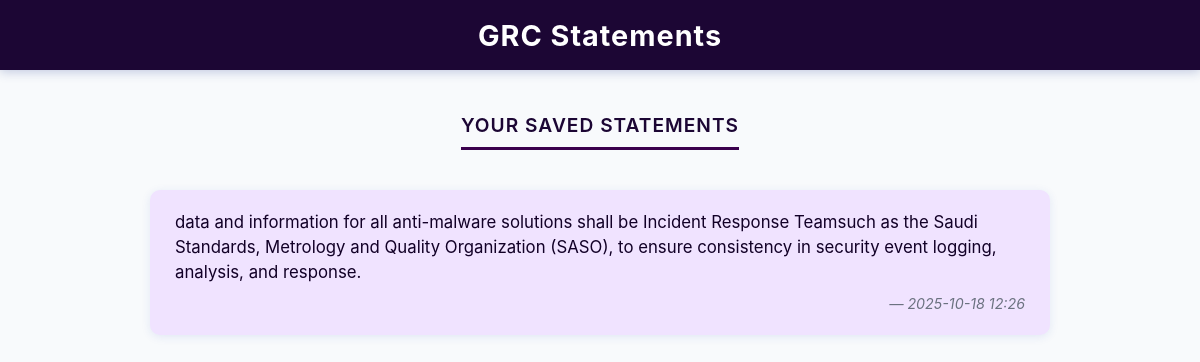
/your_saved (signed in), run on the app's committed database.
### app.py (models this page shows)
class Statement(db.Model):
    id = db.Column(db.Integer, primary_key=True)
    content = db.Column(db.Text, nullable=False)
    user_id = db.Column(db.Integer, db.ForeignKey('user.id'), nullable=False)
    timestamp = db.Column(db.DateTime, server_default=db.func.now())

### app.py (the view)
@app.route('/your_saved')
@login_required
def your_saved():
    statements = Statement.query.filter_by(user_id=current_user.id).order_by(Statement.timestamp.desc()).all()
    return render_template('your_saved.html', user=current_user, statements=statements)

### app.py (called while the page is built)
@login_manager.user_loader
def load_user(user_id):
    return User.query.get(int(user_id))

### Templates/your_saved.html (shortened to what this page needs)
<!doctype html>
<html lang="en">
<head>
</head>
<body>
  <div class="nav-bar">GRC Statements</div>
  <main>
    <h1>Your Saved Statements</h1>
    {% if statements %}
      {% for st in statements %}
        <div class="statement-line">
          {{ st.content|striptags }}
          <span class="timestamp">— {{ st.timestamp.strftime("%Y-%m-%d %H:%M") }}</span>
        </div>
      {% endfor %}
    {% else %}
      <p style="text-align:center; font-size:1.1em; color:#3d3e3f;">No saved statements yet.</p>
    {% endif %}
  </main>
</body>
</html>

### Templates/your_saved.html (style rules this page uses)
:root { --primary: #1c0634; --secondary: #3b004d; --accent: #60A5FA; --bg-color: #F8FAFC; --text-color: #120027; --card-bg: #f0e3ff; }
body { font-family: "Inter", "Roboto", sans-serif; background: var(--bg-color); color: var(--text-color); margin: 0; padding: 0; animation: fadeIn 0.6s ease-in-out; }
.nav-bar { position: fixed; top: 0; left: 0; right: 0; height: 70px; background: var(--primary); display: flex; align-items: center; justify-content: center; color: #ffffff; font-size: 1.8rem; font-weight: 700; letter-spacing: 1px; box-shadow: 0 2px 10px rgba(30, 58, 138, 0.25); z-index: 40; }
main { padding: 100px 50px 60px; max-width: 900px; margin: 0 auto; }
h1 { text-align: center; margin-bottom: 40px; color: var(--primary); font-size: 1.2rem; font-weight: 600; text-transform: uppercase; letter-spacing: 1px; border-bottom: 3px solid var(--secondary); padding-bottom: 10px; width: fit-content; margin-left: auto; margin-right: auto; }
.statement-line { background: var(--card-bg); border-radius: 10px; padding: 20px 25px; margin-bottom: 18px; font-size: 1.05em; line-height: 1.5; box-shadow: 0 2px 10px rgba(30, 64, 175, 0.1); transition: transform 0.25s ease, box-shadow 0.25s ease, border-color 0.25s ease; animation: slideUp 0.4s ease; }
.timestamp { display: block; font-size: 0.85em; color: #6B7280; margin-top: 8px; text-align: right; font-style: italic; }

### data on the page
Statement: content "data and information for all anti-malware solutions shall be Incident Response Teamsuch as the Saudi Standards, Metrology and Quality Organization (SASO), to ensure consistency in security event logging, analysis, and response.", timestamp "2025-10-18 12:26"
